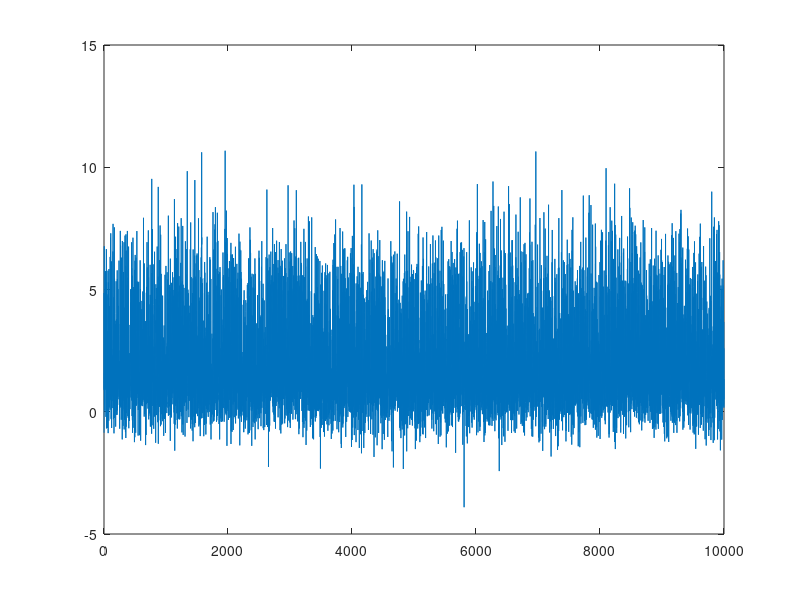

MATLAB code to generate this figure: (Note: this script raises an error after producing the figure.)
% Test out GAUSSIAN_MIXTURE_MODEL
%
% file:      	gaussian_mixture_model_test.m, (c) Matthew Roughan, Tue Jul 21 2009
% directory:   /home/mroughan/src/matlab/NUMERICAL_ROUTINES/
% created: 	Tue Jul 21 2009 
% author:  	Matthew Roughan 
% email:   	matthew.roughan@adelaide.edu.au
% 
%
%
clear;

% set parameters for 2 classes, similar to Internet traffic data
C = 2;
w = [0.7 0.3];
mu = [1 4];
sigma = [0.9 1.9];
x = -4:0.25:14;
cdf = w(1) * normcdf(x, mu(1), sigma(1)) + ...
      w(2) * normcdf(x, mu(2), sigma(2));

% generate a set of data with 2 classes
N = 10000;
r = 1 + (rand(N,1) > w(1)); % which mixture should it come from
mu_d = mu(r);
sigma_d = sigma(r);
values = mu_d + sigma_d .* randn(1,N);

plot(values)

% now estimate the parametes of the distribution
[mu_est, sigma_est, w_est, counter, difference] = gaussian_mixture_model(values, C, 1.0e-3);
mu_est'
sigma_est'
w_est'

% compare empirical data to estimated distribution
p1_est = w_est(1) * norm_density(x, mu_est(1), sigma_est(1));
p2_est = w_est(2) * norm_density(x, mu_est(2), sigma_est(2));

p1 = w(1) * norm_density(x, mu(1), sigma(1));
p2 = w(2) * norm_density(x, mu(2), sigma(2));

figure(3)
hold off
plot1 = plot(x, p1+p2, 'b-', 'linewidth', 2);
hold on
plot2 = plot(x, p1_est+p2_est, 'r--', 'linewidth', 2);
plot3 = plot(x, p1, 'g-.', 'linewidth', 2);
plot(x, p2, 'g-.', 'linewidth', 2);
set(gca,'linewidth', 2, 'fontsize', 16)
legend([plot3 plot1 plot2], 'components', 'mixture model', 'estimated model', ...
       'Location', 'NorthEast');

set(gcf, 'PaperPosition', [0 0 5 3]);
print('-dpng', 'gaussian_mixture_model.png');


